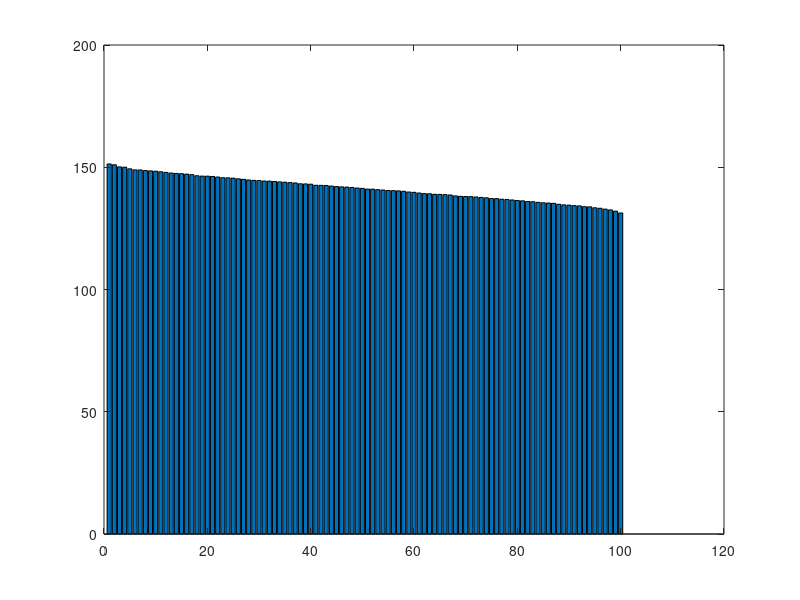

This chart was generated by the following MATLAB code: (Note: this script raises an error after producing the figure.)
% Create some data
N = 100; % Number of subjects
M = 20000; % Number of voxels
X = randn(N,M); % random data

Z = X*X'; % Create a covariance matrix of the data

[W S] = svd(Z); % perform singular value decomposition of the data;
% W are the eigen images and S are the squared eigenvalues

% Plot the eigenvalues
figure(1)
bar(diag(sqrt(S)))

% Create the score matrix also called the subejct scaling factors
% These are one number per person per eigen image. These values represent
% the degree to which each person "expresses" the eigenimage. These scores
% can be used to determine the weighted combination that predicts
% something. They can also be used with other tools to determine different
% groups. For instance, you may want to determine how 


T = X*W;

% Once the weights of the T vectors are created call it: B then the
% corresponding image can be created.

BImage = W*B;

% This will give you a single image which is a weighted combination of the
% eigen images that best describe your covariate.
% As a example you may use


A1 = u;